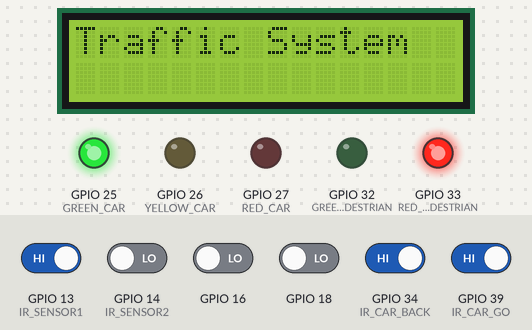
Bench run of a sketch on a simulated ESP32. On the bench: 16×2 character LCD, output pins drawn as LEDs (lit = HIGH). The test bench sets the inputs (shaded band); at power-on: GPIO 13 (IR_SENSOR1), GPIO 34 (IR_CAR_BACK), GPIO 39 (IR_CAR_GO) HIGH, GPIO 14 (IR_SENSOR2), GPIO 16, GPIO 18 LOW. What the sketch prints to the serial monitor is not drawn.

Above: at 0.1 s.
At 7.7 s:
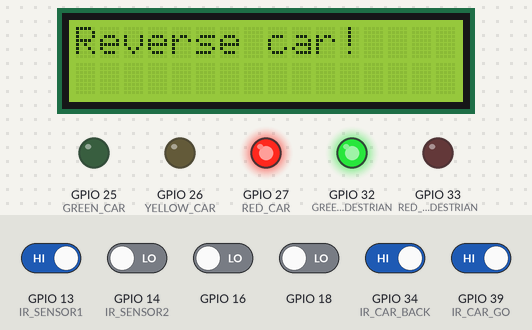
7.8 s: GPIO 34 (IR_CAR_BACK) driven LOW
At 20.9 s:
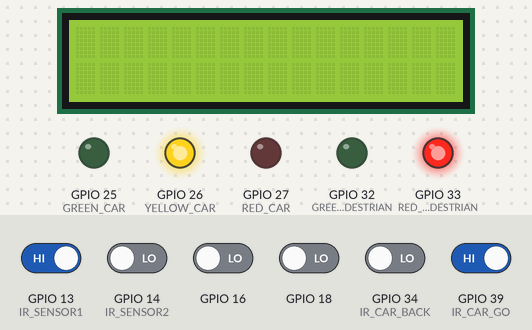
Timing chart, 0 to 25.2 s (numbered marks = the images above; inputs shaded):
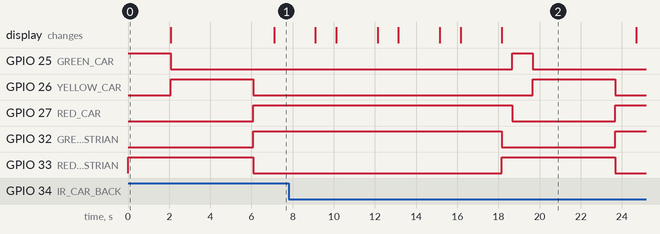

The sketch:

Finalwithserialport.ino
```cpp
#include <WiFi.h>
#include <Wire.h>
#include <LiquidCrystal_PCF8574.h>

// กำหนดขาเซ็นเซอร์และไฟ
#define IR_SENSOR1 13
#define IR_SENSOR2 14
#define IR_CAR_GO 39
#define IR_CAR_BACK 34
#define IR_RED_LIGHT_1 18
#define IR_RED_LIGHT_2 19
#define IR_ZEBRA_1 16
#define IR_ZEBRA_2 17
#define GREEN_CAR 25
#define YELLOW_CAR 26
#define RED_CAR 27
#define GREEN_PEDESTRIAN 32
#define RED_PEDESTRIAN 33

// ตัวแปรนับจำนวน
int carGoCount = 0, carBackCount = 0, totalCars = 0;
int redLightViolations = 0, zebraCrossViolations = 0;

LiquidCrystal_PCF8574 lcd(0x27);

void setup() {
    Serial.begin(115200);

    int inputs[] = {IR_SENSOR1, IR_SENSOR2, IR_CAR_GO, IR_CAR_BACK, IR_RED_LIGHT_1, IR_RED_LIGHT_2, IR_ZEBRA_1, IR_ZEBRA_2};
    int outputs[] = {GREEN_CAR, YELLOW_CAR, RED_CAR, GREEN_PEDESTRIAN, RED_PEDESTRIAN};

    for (int pin : inputs) pinMode(pin, INPUT);
    for (int pin : outputs) pinMode(pin, OUTPUT);

    resetTrafficLights();

    lcd.begin(16, 2);
    lcd.setBacklight(255);
    lcd.print("Traffic System");
    delay(2000);
    lcd.clear();

    Serial.println("{\"status\":\"ระบบเริ่มทำงาน\"}");
}

void loop() {
    if (digitalRead(IR_CAR_GO) == LOW) updateCarCount(&carGoCount, "ไป");
    if (digitalRead(IR_CAR_BACK) == LOW) updateCarCount(&carBackCount, "กลับ");
    if (digitalRead(IR_SENSOR1) == LOW || digitalRead(IR_SENSOR2) == LOW) activatePedestrianCrossing();
    delay(500);

    // ส่งข้อมูลสรุปทุกๆ 5 วินาที
    static unsigned long lastReport = 0;
    if (millis() - lastReport >= 5000) {
        sendSummary();
        lastReport = millis();
    }
}

void updateCarCount(int* count, String direction) {
    (*count)++;
    totalCars = carGoCount + carBackCount;

    Serial.printf("จำนวนรถที่วิ่ง%s: %d\n", direction.c_str(), *count);
    Serial.printf("จำนวนรถทั้งหมด: %d\n", totalCars);
    delay(500);
}

void activatePedestrianCrossing() {
    changeTrafficLight(GREEN_CAR, LOW, YELLOW_CAR, HIGH);
    delay(4000);
    changeTrafficLight(YELLOW_CAR, LOW, RED_CAR, HIGH);
    changeTrafficLight(RED_PEDESTRIAN, LOW, GREEN_PEDESTRIAN, HIGH);
    Serial.println("ไฟคนข้ามเป็นสีเขียว - ห้ามรถผ่าน!");

    unsigned long startTime = millis();
    while (millis() - startTime < 10000) {
        checkViolations(IR_RED_LIGHT_1, IR_RED_LIGHT_2, &redLightViolations, "รถฝ่าไฟแดง");
        checkViolations(IR_ZEBRA_1, IR_ZEBRA_2, &zebraCrossViolations, "รถจอดทับทางม้าลาย");
    }

    changeTrafficLight(GREEN_PEDESTRIAN, LOW, RED_PEDESTRIAN, HIGH);
    delay(500);
    resetTrafficLights();
}

void checkViolations(int sensor1, int sensor2, int* count, String message) {
    if (digitalRead(sensor1) == LOW || digitalRead(sensor2) == LOW) {
        (*count)++;
        Serial.printf("** %s! จำนวน: %d\n", message.c_str(), *count);
        delay(500);

        if (message == "รถจอดทับทางม้าลาย") {
            lcd.clear();
            lcd.print("Reverse car!");
            delay(2000);
            lcd.clear();
        }
    }
}

void resetTrafficLights() {
    digitalWrite(GREEN_CAR, HIGH);
    digitalWrite(YELLOW_CAR, LOW);
    digitalWrite(RED_CAR, LOW);
    digitalWrite(GREEN_PEDESTRIAN, LOW);
    digitalWrite(RED_PEDESTRIAN, HIGH);
}

void changeTrafficLight(int off1, int state1, int on2, int state2) {
    digitalWrite(off1, state1);
    digitalWrite(on2, state2);
}

void sendSummary() {
    float ratio = 0;
    if (totalCars > 0) {
        ratio = ((float)redLightViolations / totalCars) * 100.0;
    }

    String jsonData = String("{\"summary\":{") +
                      "\"totalCars\":" + totalCars + "," +
                      "\"redLightViolations\":" + redLightViolations + "," +
                      "\"violationRatio\":" + String(ratio, 2) +
                      "}}";
    Serial.println(jsonData);
}
```
